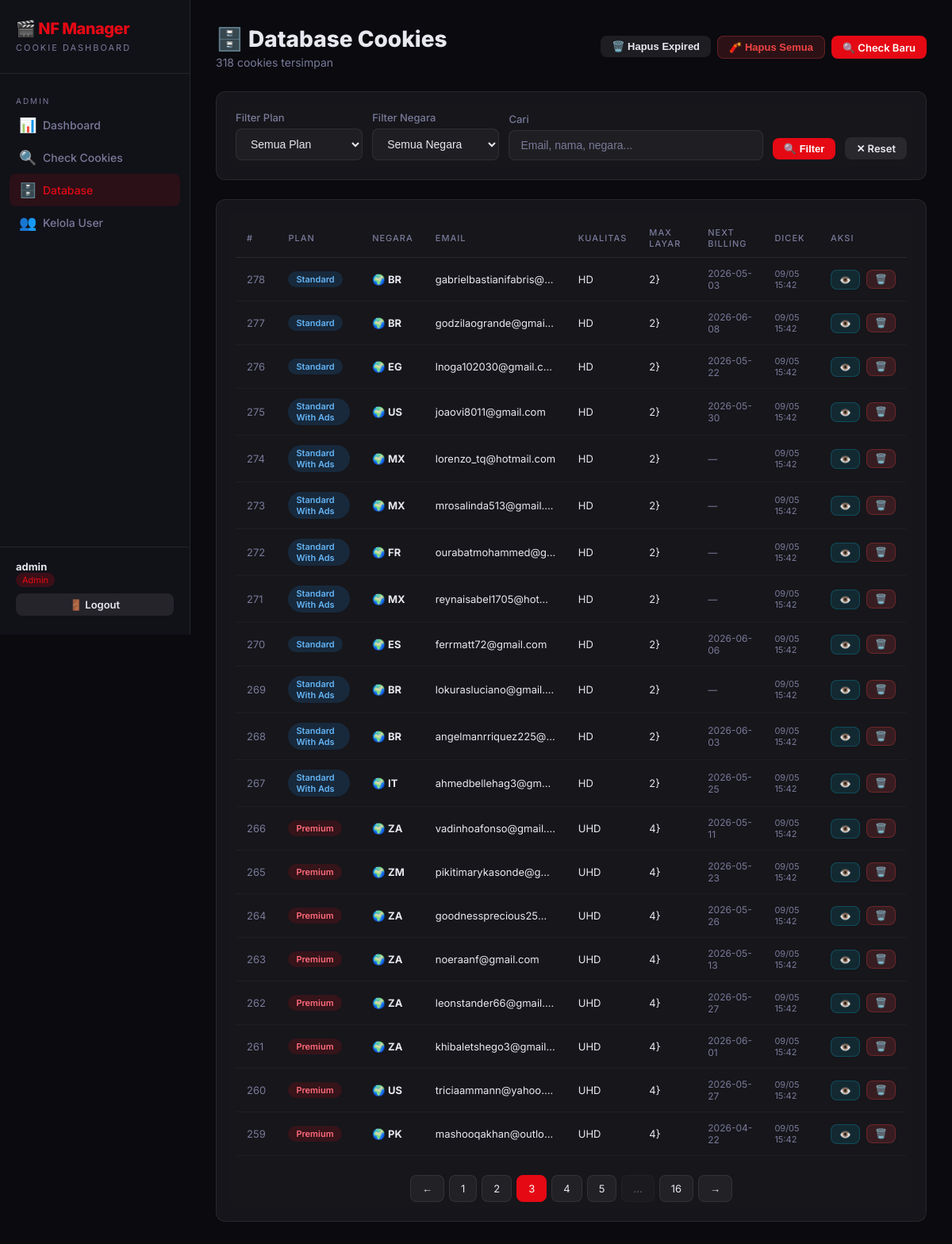
The page /admin/results?page=3&plan=&country=&search= (signed in) on the database its author committed.
### app/models.py (models this page shows)
class User(UserMixin, db.Model):
    __tablename__ = 'users'
    id = db.Column(db.Integer, primary_key=True)
    username = db.Column(db.String(80), unique=True, nullable=False)
    email = db.Column(db.String(120), unique=True, nullable=False)
    password_hash = db.Column(db.String(256), nullable=False)
    is_admin = db.Column(db.Boolean, default=False)
    is_approved = db.Column(db.Boolean, default=False)
    created_at = db.Column(db.DateTime, default=datetime.utcnow)

class CookieResult(db.Model):
    __tablename__ = 'cookie_results'
    id = db.Column(db.Integer, primary_key=True)
    filename = db.Column(db.String(255))
    cookie_text = db.Column(db.Text, nullable=False)
    plan_key = db.Column(db.String(50), index=True)       # premium, standard, basic, mobile, free
    plan_name = db.Column(db.String(100))                  # display label
    country = db.Column(db.String(10), index=True)         # 2-letter country code
    is_on_hold = db.Column(db.Boolean, default=False)
    email = db.Column(db.String(200))
    account_name = db.Column(db.String(200))
    quality = db.Column(db.String(50))                     # UHD, HD, SD
    max_streams = db.Column(db.String(20))
    plan_price = db.Column(db.String(50))
    next_billing = db.Column(db.String(100))
    payment_method = db.Column(db.String(100))
    member_since = db.Column(db.String(100))
    extra_members = db.Column(db.String(20))
    profiles = db.Column(db.Text)
    hold_status = db.Column(db.String(20))
    membership_status = db.Column(db.String(100))
    checked_at = db.Column(db.DateTime, default=datetime.utcnow)
    source_file = db.Column(db.String(255))

### app/admin.py (the view)
@admin_bp.route('/results')
@login_required
@admin_required
def results():
    page = request.args.get('page', 1, type=int)
    plan_filter = request.args.get('plan', '')
    country_filter = request.args.get('country', '')
    search = request.args.get('search', '')
    query = CookieResult.query
    if plan_filter:
        query = query.filter(CookieResult.plan_key == plan_filter)
    if country_filter:
        query = query.filter(CookieResult.country == country_filter)
    if search:
        query = query.filter(
            (CookieResult.email.ilike(f'%{search}%')) |
            (CookieResult.account_name.ilike(f'%{search}%')) |
            (CookieResult.country.ilike(f'%{search}%'))
        )
    pagination = query.order_by(CookieResult.checked_at.desc()).paginate(page=page, per_page=20)
    from sqlalchemy import func
    plans = db.session.query(CookieResult.plan_key, CookieResult.plan_name).distinct().all()
    countries = db.session.query(CookieResult.country).distinct().order_by(CookieResult.country).all()
    return render_template('admin/results.html',
                           pagination=pagination,
                           plans=plans,
                           countries=countries,
                           plan_filter=plan_filter,
                           country_filter=country_filter,
                           search=search)

### app/admin.py (called while the page is built)
def admin_required(f):
    @wraps(f)
    def decorated(*args, **kwargs):
        if not current_user.is_authenticated or not current_user.is_admin:
            flash('Akses ditolak. Hanya admin yang bisa mengakses halaman ini.', 'danger')
            return redirect(url_for('auth.login'))
        return f(*args, **kwargs)
    return decorated

### app/templates/admin/results.html (shortened to what this page needs)
{% extends "base.html" %}
{% block content %}
<div class="page-header">
  <div class="flex-between">
    <div>
      <h2 class="page-title">🗄️ Database Cookies</h2>
      <p class="page-subtitle">{{ pagination.total }} cookies tersimpan</p>
    </div>
    <div class="flex gap-2">
      <form method="POST" action="{{ url_for('admin.delete_expired') }}" onsubmit="return confirm('Hapus semua cookies expired?')">
        <button class="btn btn-secondary btn-sm">🗑️ Hapus Expired</button>
      </form>
      <form method="POST" action="{{ url_for('admin.delete_all') }}" onsubmit="return confirm('⚠️ PERINGATAN: Yakin ingin MENGHAPUS SEMUA data cookies dari database? Tindakan ini tidak bisa dibatalkan!')">
        <button class="btn btn-danger btn-sm">🧨 Hapus Semua</button>
      </form>
      <a href="{{ url_for('admin.check') }}" class="btn btn-primary btn-sm">🔍 Check Baru</a>
    </div>
  </div>
</div>
<div class="card mb-3">
  <form method="GET" class="flex" style="gap:12px;flex-wrap:wrap;align-items:flex-end;">
    <div class="form-group" style="margin:0;flex:1;min-width:150px;">
      <label class="form-label">Filter Plan</label>
      <select name="plan" class="form-control">
        <option value="">Semua Plan</option>
      </select>
    </div>
    <div class="form-group" style="margin:0;flex:1;min-width:120px;">
      <label class="form-label">Filter Negara</label>
      <select name="country" class="form-control">
        <option value="">Semua Negara</option>
      </select>
    </div>
    <div class="form-group" style="margin:0;flex:2;min-width:180px;">
      <label class="form-label">Cari</label>
      <input type="text" name="search" class="form-control" placeholder="Email, nama, negara..." value="{{ search }}">
    </div>
    <button type="submit" class="btn btn-primary btn-sm" style="margin-bottom:1px;">🔍 Filter</button>
    <a href="{{ url_for('admin.results') }}" class="btn btn-secondary btn-sm" style="margin-bottom:1px;">✕ Reset</a>
  </form>
</div>
<div class="card">
  <div class="table-wrap">
    <table>
      <thead>
        <tr>
          <th>#</th><th>Plan</th><th>Negara</th><th>Email</th>
          <th>Kualitas</th><th>Max Layar</th><th>Next Billing</th><th>Dicek</th><th>Aksi</th>
        </tr>
      </thead>
      <tbody>
        {% for c in pagination.items %}
        {% set badge_map = {'premium':'badge-premium','standard':'badge-standard','standard_with_ads':'badge-standard','basic':'badge-basic','mobile':'badge-mobile','free':'badge-free'} %}
        <tr>
          <td style="color:var(--muted);">{{ c.id }}</td>
          <td><span class="badge {{ badge_map.get(c.plan_key,'') }}">{{ c.plan_name or c.plan_key }}</span></td>
          <td>🌍 <strong>{{ c.country or '?' }}</strong></td>
          <td style="max-width:180px;overflow:hidden;text-overflow:ellipsis;white-space:nowrap;">{{ c.email or '—' }}</td>
          <td>{{ c.quality or '—' }}</td>
          <td>{{ c.max_streams or '—' }}</td>
          <td style="font-size:12px;color:var(--muted);">{{ c.next_billing or '—' }}</td>
          <td style="font-size:11px;color:var(--muted);">{{ c.checked_at.strftime('%d/%m %H:%M') if c.checked_at else '—' }}</td>
          <td>
            <div class="flex gap-2">
              <a href="{{ url_for('user.cookie_detail', cookie_id=c.id) }}" class="btn btn-cyan btn-xs">👁️</a>
              <form method="POST" action="{{ url_for('admin.delete_cookie', cookie_id=c.id) }}" style="display:inline;" onsubmit="return confirm('Hapus cookie ini?')">
                <button class="btn btn-danger btn-xs">🗑️</button>
              </form>
            </div>
          </td>
        </tr>
        {% else %}
        <tr><td colspan="9" style="text-align:center;color:var(--muted);padding:40px;">Tidak ada data cookies.</td></tr>
        {% endfor %}
      </tbody>
    </table>
  </div>
  {% if pagination.pages > 1 %}
  <div class="pagination">
    {% if pagination.has_prev %}
    <a href="{{ url_for('admin.results', page=pagination.prev_num, plan=plan_filter, country=country_filter, search=search) }}" class="page-btn">←</a>
    {% endif %}
    {% for p in pagination.iter_pages(left_edge=1, right_edge=1, left_current=2, right_current=2) %}
      {% if p %}<a href="{{ url_for('admin.results', page=p, plan=plan_filter, country=country_filter, search=search) }}" class="page-btn {% if p==pagination.page %}active{% endif %}">{{ p }}</a>
      {% else %}<span class="page-btn" style="opacity:0.4;">…</span>{% endif %}
    {% endfor %}
    {% if pagination.has_next %}
    <a href="{{ url_for('admin.results', page=pagination.next_num, plan=plan_filter, country=country_filter, search=search) }}" class="page-btn">→</a>
    {% endif %}
  </div>
  {% endif %}
</div>
{% endblock %}

### app/templates/base.html (shortened to what this page needs)
<!DOCTYPE html>
<html lang="id">
<head>
<link rel="stylesheet" href="{{ url_for('static', filename='css/style.css') }}">
</head>
<body>
<div class="layout">
  <aside class="sidebar">
    <div class="sidebar-logo">
      <h1>🎬 NF Manager</h1>
      <span>Cookie Dashboard</span>
    </div>
    {% if current_user.is_authenticated %}
    {% if current_user.is_admin %}
    <div class="nav-section">
      <div class="nav-label">Admin</div>
      <a href="{{ url_for('admin.dashboard') }}" class="nav-link {% if request.endpoint == 'admin.dashboard' %}active{% endif %}">
        <span class="icon">📊</span> Dashboard
      </a>
      <a href="{{ url_for('admin.check') }}" class="nav-link {% if request.endpoint in ['admin.check','admin.checking'] %}active{% endif %}">
        <span class="icon">🔍</span> Check Cookies
      </a>
      <a href="{{ url_for('admin.results') }}" class="nav-link {% if request.endpoint == 'admin.results' %}active{% endif %}">
        <span class="icon">🗄️</span> Database
      </a>
      <a href="{{ url_for('admin.users') }}" class="nav-link {% if request.endpoint == 'admin.users' %}active{% endif %}">
        <span class="icon">👥</span> Kelola User
      </a>
    </div>
    {% endif %}
    {% endif %}
    <div class="sidebar-footer">
      {% if current_user.is_authenticated %}
      <div class="sidebar-user">
        <strong>{{ current_user.username }}</strong>
        {% if current_user.is_admin %}<span class="badge-admin">Admin</span>{% else %}<span class="badge-user">User</span>{% endif %}
      </div>
      <a href="{{ url_for('auth.logout') }}" class="btn btn-secondary btn-sm" style="width:100%;justify-content:center;">🚪 Logout</a>
      {% endif %}
    </div>
  </aside>
  <main class="main-content">
    {% block content %}{% endblock %}
  </main>
</div>
</body>
</html>

### rows shown on the page
User: username "admin"
CookieResult: id "278", plan_name "Standard", country "BR", email "gabrielbastianifabris@…", quality "HD", max_streams "2}", next_billing "2026-05-03", checked_at "09/05 15:42"
CookieResult: id "277", plan_name "Standard", country "BR", email "godzilaogrande@gmai…", quality "HD", max_streams "2}", next_billing "2026-06-08", checked_at "09/05 15:42"
CookieResult: id "276", plan_name "Standard", country "EG", email "lnoga102030@gmail.c…", quality "HD", max_streams "2}", next_billing "2026-05-22", checked_at "09/05 15:42"
CookieResult: id "275", plan_name "Standard With Ads", country "US", email "joaovi8011@gmail.com", quality "HD", max_streams "2}", next_billing "2026-05-30", checked_at "09/05 15:42"
CookieResult: id "274", plan_name "Standard With Ads", country "MX", email "lorenzo_tq@hotmail.com", quality "HD", max_streams "2}", next_billing "—", checked_at "09/05 15:42"
CookieResult: id "273", plan_name "Standard With Ads", country "MX", email "mrosalinda513@gmail.…", quality "HD", max_streams "2}", next_billing "—", checked_at "09/05 15:42"
CookieResult: id "272", plan_name "Standard With Ads", country "FR", email "ourabatmohammed@g…", quality "HD", max_streams "2}", next_billing "—", checked_at "09/05 15:42"
CookieResult: id "271", plan_name "Standard With Ads", country "MX", email "reynaisabel1705@hot…", quality "HD", max_streams "2}", next_billing "—", checked_at "09/05 15:42"
CookieResult: id "270", plan_name "Standard", country "ES", email "ferrmatt72@gmail.com", quality "HD", max_streams "2}", next_billing "2026-06-06", checked_at "09/05 15:42"
CookieResult: id "269", plan_name "Standard With Ads", country "BR", email "lokurasluciano@gmail.…", quality "HD", max_streams "2}", next_billing "—", checked_at "09/05 15:42"
CookieResult: id "268", plan_name "Standard With Ads", country "BR", email "angelmanrriquez225@…", quality "HD", max_streams "2}", next_billing "2026-06-03", checked_at "09/05 15:42"
CookieResult: id "267", plan_name "Standard With Ads", country "IT", email "ahmedbellehag3@gm…", quality "HD", max_streams "2}", next_billing "2026-05-25", checked_at "09/05 15:42"
CookieResult: id "266", plan_name "Premium", country "ZA", email "vadinhoafonso@gmail.…", quality "UHD", max_streams "4}", next_billing "2026-05-11", checked_at "09/05 15:42"
CookieResult: id "265", plan_name "Premium", country "ZM", email "pikitimarykasonde@g…", quality "UHD", max_streams "4}", next_billing "2026-05-23", checked_at "09/05 15:42"
CookieResult: id "264", plan_name "Premium", country "ZA", email "goodnessprecious25…", quality "UHD", max_streams "4}", next_billing "2026-05-26", checked_at "09/05 15:42"
CookieResult: id "263", plan_name "Premium", country "ZA", email "noeraanf@gmail.com", quality "UHD", max_streams "4}", next_billing "2026-05-13", checked_at "09/05 15:42"
CookieResult: id "262", plan_name "Premium", country "ZA", email "leonstander66@gmail.…", quality "UHD", max_streams "4}", next_billing "2026-05-27", checked_at "09/05 15:42"
CookieResult: id "261", plan_name "Premium", country "ZA", email "khibaletshego3@gmail…", quality "UHD", max_streams "4}", next_billing "2026-06-01", checked_at "09/05 15:42"
CookieResult: id "260", plan_name "Premium", country "US", email "triciaammann@yahoo.…", quality "UHD", max_streams "4}", next_billing "2026-05-27", checked_at "09/05 15:42"
CookieResult: id "259", plan_name "Premium", country "PK", email "mashooqakhan@outlo…", quality "UHD", max_streams "4}", next_billing "2026-04-22", checked_at "09/05 15:42"

### other values the page prints
{{ pagination.total }} "318"
{{ p }} "1" "2" "3" "4" "5" "16"
